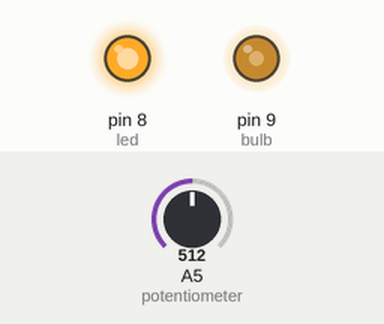
A sketch run on a simulated Arduino Uno, built with avr-gcc and run on an emulated ATmega328P. Shown: output pins drawn as LEDs (lit = HIGH). Inputs (shaded band) come from the test bench; at power-on: A5 (potentiometer) = 512.

Above: at 1.2 s.
1.3 s: A5 (potentiometer) set to 716
At 1.9 s:
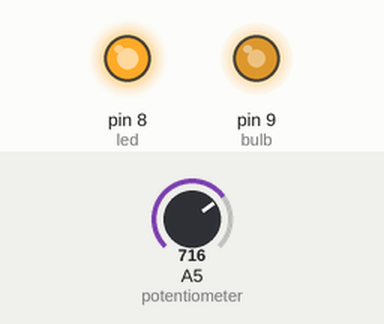
3.1 s: A5 (potentiometer) set to 900
At 4.5 s:
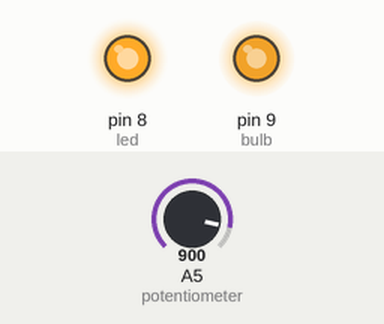
4.9 s: A5 (potentiometer) set to 122
At 6.0 s:
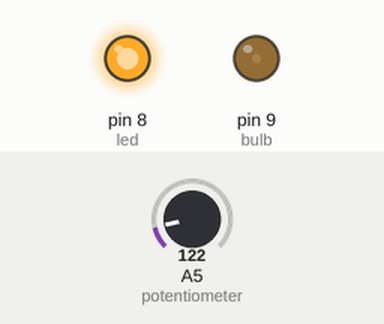
6.7 s: A5 (potentiometer) set to 511
At 7.4 s:
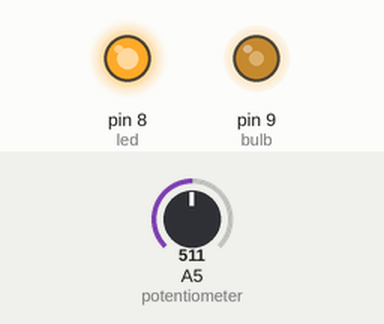
Timing chart, 0 to 9.5 s (numbered marks = the images above; inputs shaded):
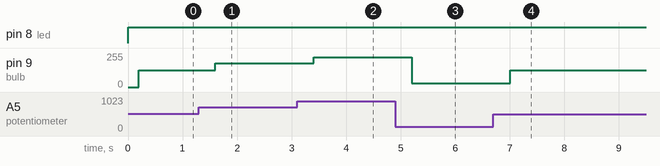

The sketch:

PWMLightControl.ino
```cpp
int bulb = 9;
int led = 8;
int potentiometer = A5;
int value = 150;

void setup() {
  //Serial.begin(9600);
  pinMode(bulb, OUTPUT);
  pinMode(led, OUTPUT);
}
void loop() {
  digitalWrite(led, HIGH);

  value = analogRead(potentiometer);
  value = map (value, 0, 1023, 0, 255);
  //Serial.println(value);
  delay(200);

  analogWrite(bulb, value);


}
```

Measured:
- after the input at 1.3 s, pin 9 (bulb): 127/255 → 178/255 after 0.30 s
- after the input at 3.1 s, pin 9 (bulb): 178/255 → 224/255 after 0.30 s
- after the input at 4.9 s, pin 9 (bulb): 224/255 → 30/255 after 0.30 s
- after the input at 6.7 s, pin 9 (bulb): 30/255 → 127/255 after 0.31 s
